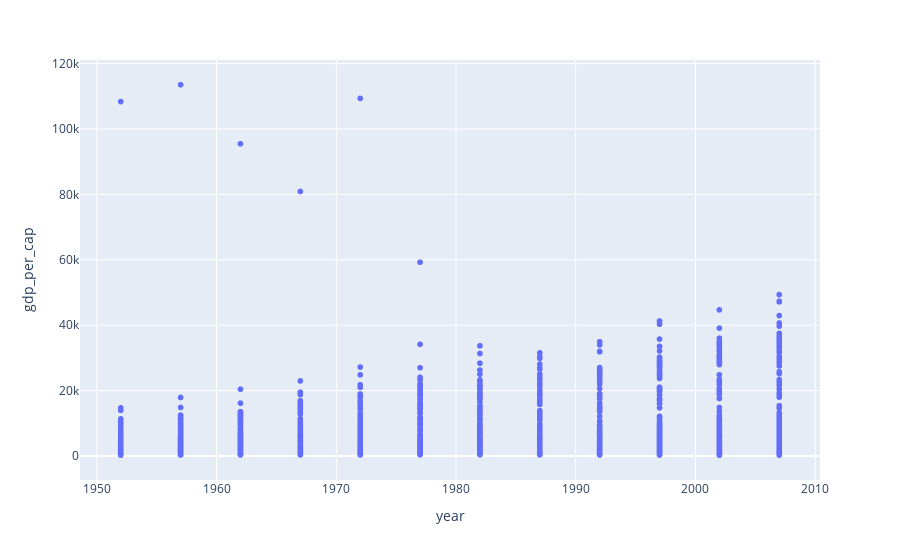

Source (notebook cell):
### Code cell
fig = px.scatter(df, x='year', y='gdp_per_cap')
fig.show()

### Figure 1 — Plotly figure (JSON) as saved in the notebook; plotly's stock layout.template omitted (floating-point values rounded to 4 significant figures; data arrays with more than 128 entries replaced by an {"elided": "..."} marker saying what was removed)
{"data": [{"hovertemplate": "year=%{x}<br>gdp_per_cap=%{y}<extra></extra>", "legendgroup": "", "marker": {"color": "#636efa", "symbol": "circle"}, "mode": "markers", "name": "", "showlegend": false, "type": "scattergl", "x": {"elided": "1704 int values"}, "xaxis": "x", "y": {"elided": "1704 float values"}, "yaxis": "y"}], "layout": {"legend": {"tracegroupgap": 0}, "margin": {"t": 60}, "xaxis": {"anchor": "y", "domain": [0, 1], "title": {"text": "year"}}, "yaxis": {"anchor": "x", "domain": [0, 1], "title": {"text": "gdp_per_cap"}}}}
